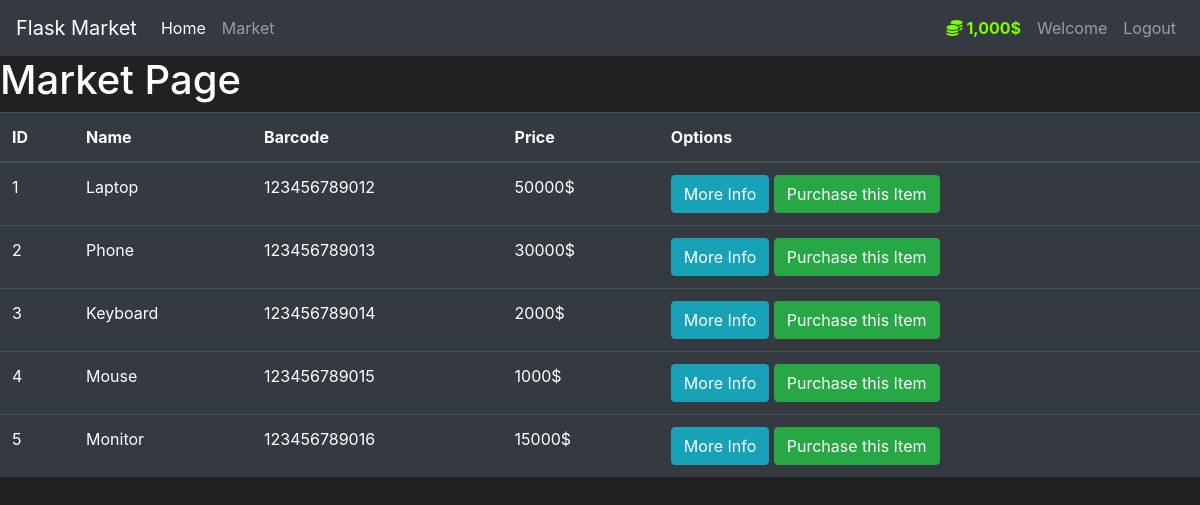
The app's page /market (signed in) with its own data.
### Market/models.py (models this page shows, shortened)
class User(db.Model,UserMixin):
    id=db.Column(db.Integer(),primary_key=True)
    UserName=db.Column(db.String(length=30),nullable=False,unique=True)
    email_address=db.Column(db.String(),nullable=False,unique=True)
    password_hash=db.Column(db.String(),nullable=False)
    budget=db.Column(db.Integer(),default=1000, nullable=False)
    items=db.relationship('Item',backref='owned_user',lazy=True)
    @property
    def prettier_budget(self):
        if len(str(self.budget))>=4:
            return f'{str(self.budget)[:-3]},{str(self.budget)[-3:]}$'
        else:
            return f'{str(self.budget)}$'
    @property
    def password(self):
        return self.password_hash

class Item(db.Model):
    id=db.Column(db.Integer(),primary_key=True)
    name=db.Column(db.String(length=30),nullable=False,unique=True)
    price=db.Column(db.Integer(),nullable=False)
    barcode=db.Column(db.String(length=12),nullable=False,unique=True)
    description=db.Column(db.String(length=10240),nullable=False,unique=True)
    owner=db.Column(db.Integer(),db.ForeignKey('user.id'))

### Market/routes.py (the view)
@app.route('/market')
@login_required
def market_page():
    items = Item.query.all()
    return render_template('market.html',items=items)

### Market/routes.py (called while the page is built)
@login_manager.user_loader
def load_user(user_id):
    return User.query.get(int(user_id))

### Market/templates/market.html (shortened to what this page needs)
{% extends 'base.html'%}
{% block content%}
<h1>Market Page</h1>
    <table class="table table-hover table-dark">
        <thead>
            <tr>
                <th scope="col">ID</th>
                <th scope="col">Name</th>
                <th scope="col">Barcode</th>
                <th scope="col">Price</th>
                <th scope="col">Options</th>
            </tr>
        </thead>
        <tbody>
            {% for item in items %}
                <tr>
                    <td>{{ item.id }}</td>
                    <td>{{ item.name }}</td>
                    <td>{{ item.barcode }}</td>
                    <td>{{ item.price }}$</td>
                    <td>
                        <button class="btn btn-outline btn-info">More Info</button>
                        <button class="btn btn-outline btn-success">Purchase this Item</button>
                    </td>
                </tr>
            {% endfor %}
        </tbody>
    </table>
{%endblock%}

### Market/templates/base.html (shortened to what this page needs)
<!doctype html>
<html lang="en">
   <head>
    <link rel="stylesheet" href="https://cdn.jsdelivr.net/npm/bootstrap@4.5.3/dist/css/bootstrap.min.css">
    <link rel="stylesheet" href="https://cdnjs.cloudflare.com/ajax/libs/font-awesome/5.15.4/css/all.min.css" />
</head>
   <body>
    <nav class="navbar navbar-expand-md navbar-dark bg-dark">
      <a class="navbar-brand" href="#">Flask Market</a>
      <div class="collapse navbar-collapse" id="navbarNav">
        <ul class="navbar-nav mr-auto">
            <li class="nav-item active">
                <a class="nav-link" href="{{ url_for('home_page') }}">Home <span class="sr-only">(current)</span></a>
            </li>
            <li class="nav-item">
                <a class="nav-link" href="{{ url_for('market_page') }}">Market</a>
            </li>
        </ul>
        {% if current_user.is_authenticated %}
            <ul class="navbar-nav">
              <li class="nav-item">
                  <a class="nav-link" style="color: lawngreen; font-weight: bold">
                        <i class="fa-solid fa-coins"></i>
                        {{ current_user.prettier_budget }}
                  </a>
              </li>
              <li class="nav-item">
                  <a class="nav-link">Welcome {{ current_user.username}}</a>
              </li>
              <li class="nav-item">
                  <a class="nav-link" href="{{ url_for('logout_page') }}">Logout</a>
              </li>
        {% endif %}
      </div>
    </nav>
      {% block content %}
      {% endblock %}
   </body>
</html>

### Market/templates/base.html (style rules this page uses)
body { background-color: #212121; color: white }

### records on screen
User: prettier_budget "1,000$"
Item: id "1", name "Laptop", barcode "123456789012", price "50000"
Item: id "2", name "Phone", barcode "123456789013", price "30000"
Item: id "3", name "Keyboard", barcode "123456789014", price "2000"
Item: id "4", name "Mouse", barcode "123456789015", price "1000"
Item: id "5", name "Monitor", barcode "123456789016", price "15000"
